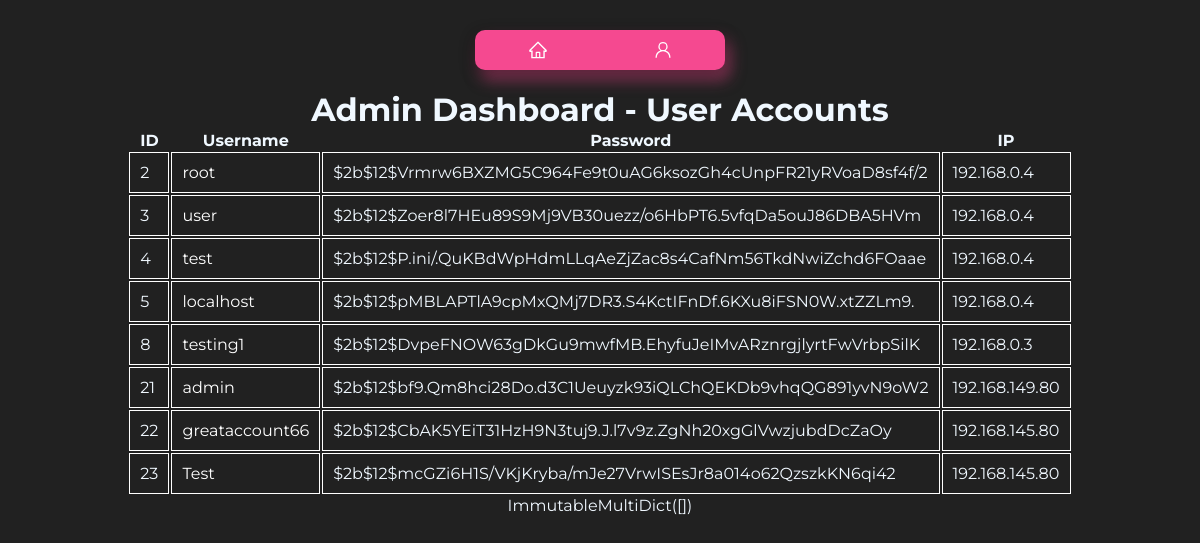
Before: /admin/dashboard (signed in) with the older database file.
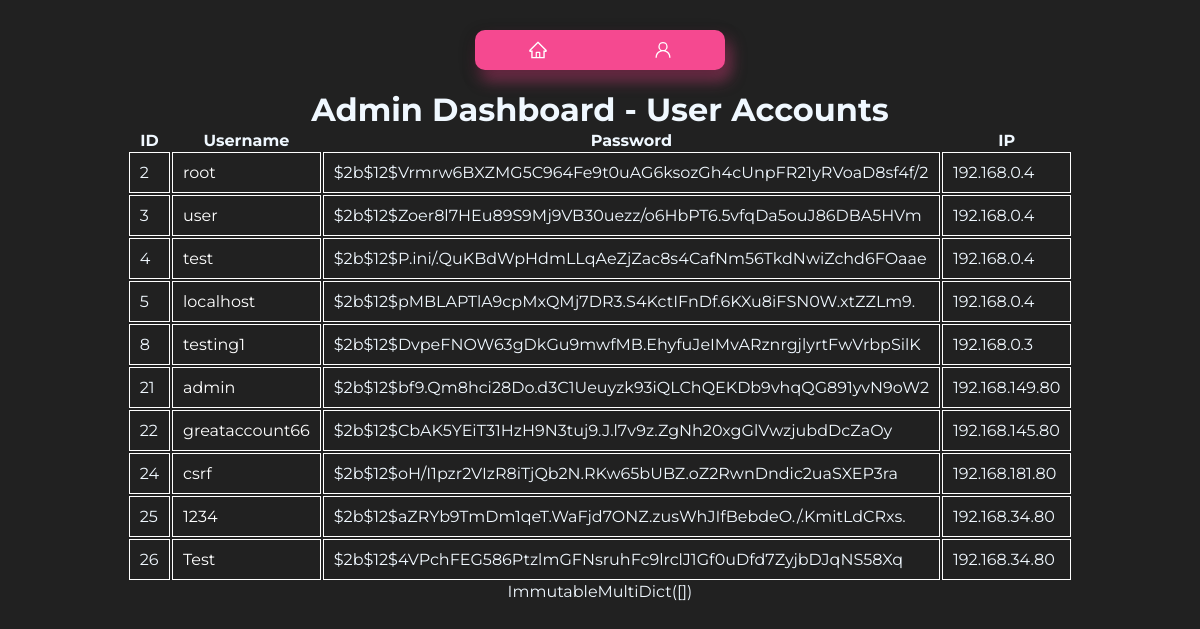
After: the same page with the newer database file.
### tables this page shows
CREATE TABLE users (
        id INTEGER PRIMARY KEY,
        username TEXT UNIQUE,
        password TEXT,
        ip TEXT
    );

### main.py (the view)
@app.route('/admin/dashboard')
def admin_dashboard():
    username = session.get('username')
    if username == 'admin':
        users = get_all_users()
        cookies = request.cookies
        return render_template('admin/admin_dashboard.html', users=users, cookies=cookies)
    else:
        return jsonify({'error':'Not an admin'}), 403

### main.py (called while the page is built)
@app.after_request
def set_csp_header(response):
    csp_value = '; '.join([f"{key} {value}" for key, value in csp_header.items()])
    response.headers['Content-Security-Policy'] = csp_value
    return response

@app.after_request
def add_security_headers(response):
    response.headers['X-Frame-Options'] = 'SAMEORIGIN'
    return response

@app.after_request
def add_hsts_header(response):
    response.headers['Strict-Transport-Security'] = 'max-age=31536000; includeSubDomains; preload'
    return response

@app.after_request
def add_content_type_header(response):
    response.headers['X-Content-Type-Options'] = 'nosniff'
    return response

### scripts/db.py (called while the page is built)
def connect():
    conn = sqlite3.connect('database/testdb.db')
    cursor = conn.cursor()
    return conn, cursor

def get_all_users():
    conn, cursor = connect()
    cursor.execute('SELECT * FROM users')
    users = cursor.fetchall()
    conn.close()
    return users

### templates/admin/admin_dashboard.html (shortened to what this page needs)
<!DOCTYPE html>
<html>
<head>
    <link rel="stylesheet" type="text/css" href="{{ url_for('static', filename='css/template.css') }}">
    <link rel="stylesheet" type="text/css" href="{{ url_for('static', filename='css/header.css') }}">
</head>
<body>
    <header>
        <div class="button-container">
            <a class="button" href="/">
            </a>
            <a class="button" href="/account">
            </a>
        </div>
    </header>
    <h1>Admin Dashboard - User Accounts</h1>
    <table>
        <tr>
            <th>ID</th>
            <th>Username</th>
            <th>Password</th>
            <th>IP</th>
        </tr>
        {% for user in users %}
        <tr>
            <td id="id">{{ user[0] }}</td>
            <td id="username"><a style="color: white; text-decoration: none;" href="/{{user[1]}}">{{ user[1] }}</a></td>
            <td id="Password">{{ user[2] }}</td>
            <td id="ip">{{ user[3] }}</td>
        </tr>
        {% endfor %}
    </table>
    <div>{{cookies}}</div>
</body>
</html>

Changed rows visible on the page:
removed users: id "23", username "Test", password "$2b$12$mcGZi6H1S/VKjKryba/mJe27VrwISEsJr8a014o62QzszkKN6qi42", ip "192.168.145.80"
added users: id "24", username "csrf", password "$2b$12$oH/I1pzr2VIzR8iTjQb2N.RKw65bUBZ.oZ2RwnDndic2uaSXEP3ra", ip "192.168.181.80"
added users: id "25", username "1234", password "$2b$12$aZRYb9TmDm1qeT.WaFjd7ONZ.zusWhJIfBebdeO./.KmitLdCRxs.", ip "192.168.34.80"
added users: id "26", username "Test", password "$2b$12$4VPchFEG586PtzlmGFNsruhFc9lrclJ1Gf0uDfd7ZyjbDJqNS58Xq", ip "192.168.34.80"
